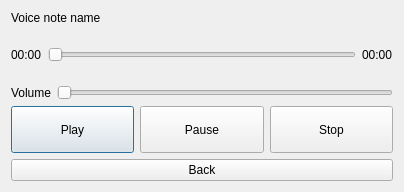
<?xml version="1.0" encoding="UTF-8"?>
<ui version="4.0">
 <class>ShowVoiceNoteWindow</class>
 <widget class="QDialog" name="ShowVoiceNoteWindow">
  <property name="geometry">
   <rect>
    <x>0</x>
    <y>0</y>
    <width>404</width>
    <height>192</height>
   </rect>
  </property>
  <property name="sizePolicy">
   <sizepolicy hsizetype="Fixed" vsizetype="Preferred">
    <horstretch>0</horstretch>
    <verstretch>0</verstretch>
   </sizepolicy>
  </property>
  <property name="windowTitle">
   <string>Voice note</string>
  </property>
  <layout class="QGridLayout" name="gridLayout">
   <item row="0" column="0">
    <layout class="QVBoxLayout" name="verticalLayout_2">
     <property name="sizeConstraint">
      <enum>QLayout::SetDefaultConstraint</enum>
     </property>
     <item>
      <widget class="QLabel" name="voiceNoteName">
       <property name="sizePolicy">
        <sizepolicy hsizetype="Preferred" vsizetype="Fixed">
         <horstretch>0</horstretch>
         <verstretch>0</verstretch>
        </sizepolicy>
       </property>
       <property name="text">
        <string>Voice note name</string>
       </property>
      </widget>
     </item>
     <item>
      <layout class="QHBoxLayout" name="horizontalLayout">
       <item>
        <widget class="QLabel" name="currentPositionLabel">
         <property name="text">
          <string>00:00</string>
         </property>
        </widget>
       </item>
       <item>
        <widget class="QSlider" name="positionSlider">
         <property name="orientation">
          <enum>Qt::Horizontal</enum>
         </property>
        </widget>
       </item>
       <item>
        <widget class="QLabel" name="durationLabel">
         <property name="text">
          <string>00:00</string>
         </property>
        </widget>
       </item>
      </layout>
     </item>
     <item>
      <layout class="QHBoxLayout" name="horizontalLayout_3">
       <item>
        <widget class="QLabel" name="volumeLabel">
         <property name="text">
          <string>Volume</string>
         </property>
        </widget>
       </item>
       <item>
        <widget class="QSlider" name="volumeSlider">
         <property name="maximum">
          <number>100</number>
         </property>
         <property name="orientation">
          <enum>Qt::Horizontal</enum>
         </property>
        </widget>
       </item>
      </layout>
     </item>
     <item>
      <layout class="QHBoxLayout" name="horizontalLayout_2">
       <item>
        <widget class="QPushButton" name="playButton">
         <property name="sizePolicy">
          <sizepolicy hsizetype="Preferred" vsizetype="Minimum">
           <horstretch>0</horstretch>
           <verstretch>0</verstretch>
          </sizepolicy>
         </property>
         <property name="text">
          <string>Play</string>
         </property>
        </widget>
       </item>
       <item>
        <widget class="QPushButton" name="pauseButton">
         <property name="sizePolicy">
          <sizepolicy hsizetype="Preferred" vsizetype="Minimum">
           <horstretch>0</horstretch>
           <verstretch>0</verstretch>
          </sizepolicy>
         </property>
         <property name="text">
          <string>Pause</string>
         </property>
        </widget>
       </item>
       <item>
        <widget class="QPushButton" name="stopButton">
         <property name="sizePolicy">
          <sizepolicy hsizetype="Preferred" vsizetype="Minimum">
           <horstretch>0</horstretch>
           <verstretch>0</verstretch>
          </sizepolicy>
         </property>
         <property name="text">
          <string>Stop</string>
         </property>
        </widget>
       </item>
      </layout>
     </item>
     <item>
      <widget class="QPushButton" name="backButton">
       <property name="text">
        <string>Back</string>
       </property>
      </widget>
     </item>
    </layout>
   </item>
  </layout>
 </widget>
 <resources/>
 <connections/>
</ui>
